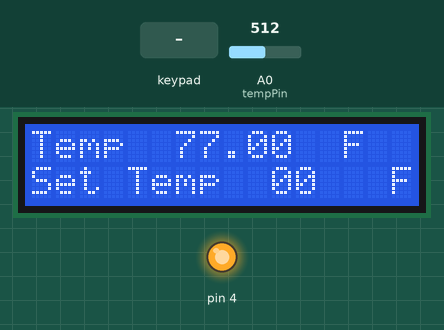
The sketch below on a simulated Arduino Mega 2560, built with avr-gcc and run on an emulated ATmega2560. On the bench: 16×2 character LCD, output pins drawn as LEDs (lit = HIGH). Inputs (shaded band) come from the test bench; at power-on: A0 (tempPin) = 512. What the sketch prints to the serial monitor is not drawn.

Above: at 1.0 s.
1.1 s: key 'A' pressed
At 2.1 s:
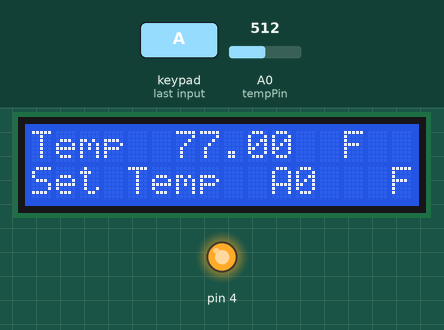
2.6 s: key 'B' pressed
At 3.2 s:
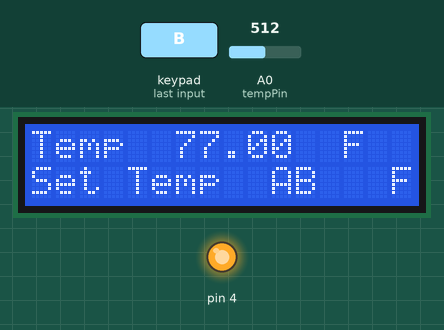
4.1 s: A0 (tempPin) set to 118
At 5.4 s:
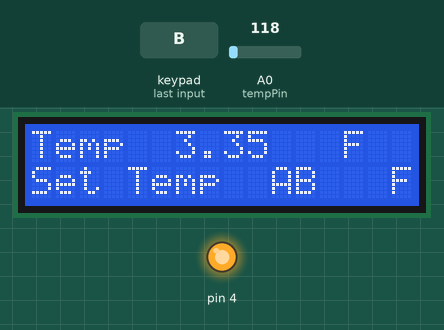
5.7 s: A0 (tempPin) set to 100
At 6.3 s:
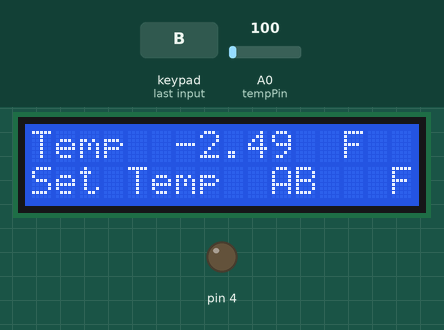
7.3 s: A0 (tempPin) set to 122
At 8.4 s:
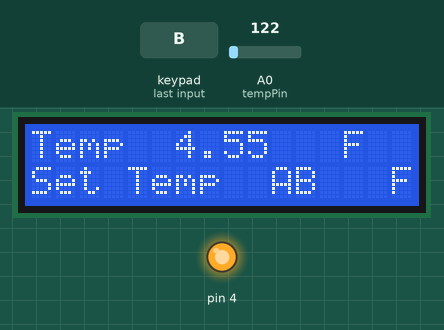
8.8 s: keypad keys 2 9 2 8 2 7 2 6 # pressed 0.4 s apart
At 13.1 s:
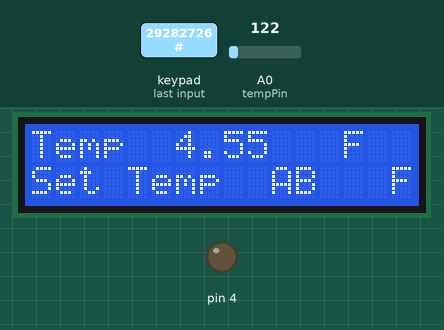
Timing chart, 0 to 14.6 s (numbered marks = the images above; inputs shaded):
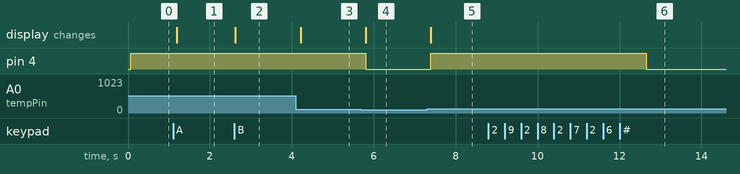

Measured:
- the behaviour switches between 108 and 107 on A0 (tempPin) (found by bisection; images 3 and 4)
- after the input at 1.1 s, the display: changes after 0.09 s (image 1)
- after the input at 2.6 s, the display: changes at once (image 2)
- after the input at 4.1 s, the display: changes after 0.11 s (image 3)
- after the input at 5.7 s, pin 4: HIGH → LOW after 0.10 s; the display: changes after 0.10 s (image 4)
- after the input at 7.3 s, pin 4: LOW → HIGH after 0.10 s; the display: changes after 0.10 s (image 5)
- after the input at 8.8 s, pin 4: HIGH → LOW after 3.8 s

The sketch:

thermostatRTOS.ino
```cpp
//www.elegoo.com
//2016.12.9

#include <LiquidCrystal.h>
#include <Keypad.h>
#include <Arduino_FreeRTOS.h>

int tempPin = 0;
char setTemp[2] = {'0','0'};
int i;
//                BS  E  D4 D5  D6 D7

const byte ROWS = 4; //four rows
const byte COLS = 4; //four columns
//define the symbols on the buttons of the keypads
char hexaKeys[ROWS][COLS] = {
  {'1','2','3','A'},
  {'4','5','6','B'},
  {'7','8','9','C'},
  {'*','0','#','D'}
};
byte rowPins[ROWS] = {29, 28, 27, 26}; //connect to the row pinouts of the keypad
byte colPins[COLS] = {25, 24, 23, 22}; //connect to the column pinouts of the keypad

int tempval;

//initialize an instance of class NewKeypad
Keypad customKeypad = Keypad( makeKeymap(hexaKeys), rowPins, colPins, ROWS, COLS);
LiquidCrystal lcd(7, 8, 9, 10, 11, 12);

void setup()
{
    xTaskCreate(
    thermostat
    , "Thermostat"
    , 128
    , NULL
    , 3
    , NULL );
    vTaskStartScheduler();
}
void loop() {
}

void thermostat() {
  for(;;) {
    pinMode(4, OUTPUT);
    lcd.begin(16, 2);
    Serial.begin(19200);
      int tempReading = analogRead(tempPin);
    // This is OK
    double tempK = log(10000.0 * ((1024.0 / tempReading - 1)));
    tempK = 1 / (0.001129148 + (0.000234125 + (0.0000000876741 * tempK * tempK )) * tempK );       //  Temp Kelvin
    float tempC = tempK - 273.15;            // Convert Kelvin to Celcius
    float tempF = (tempC * 9.0)/ 5.0 + 32.0; // Convert Celcius to Fahrenheit
    /*  replaced
      float tempVolts = tempReading * 5.0 / 1024.0;
      float tempC = (tempVolts - 0.5) * 10.0;
      float tempF = tempC * 9.0 / 5.0 + 32.0;
    */

    char customKey = customKeypad.getKey();
    if (customKey){
      //Serial.println(customKey);
    }

    if (customKey && (customKey != '#')){
        setTemp[i] = customKey;
        i++;
    } else if (customKey == '#') {
      i = 0;
      tempval = ((int)setTemp[0] - 48) * 10 + ((int)setTemp[1] - 48);
    }

    lcd.setCursor(0, 0);
    lcd.print("Temp         F  ");

    lcd.setCursor(6, 0);
    lcd.print(tempF);

    lcd.setCursor(0, 1);
    lcd.print("Set Temp       F");

    lcd.setCursor(10, 1);
    lcd.print(setTemp[0]);

    lcd.setCursor(11,1);
    lcd.print(setTemp[1]);

    if(tempval < tempF) {
      digitalWrite(4, HIGH);
    }
    else {
      digitalWrite(4, LOW);
    }
    Serial.println(tempval);
    vTaskDelay(100 / portTICK_PERIOD_MS);
  }
}
```
